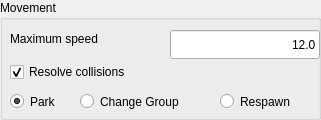
         <widget class="QGroupBox" name="groupBox">
          <property name="sizePolicy">
           <sizepolicy hsizetype="Preferred" vsizetype="Preferred">
            <horstretch>0</horstretch>
            <verstretch>0</verstretch>
           </sizepolicy>
          </property>
          <property name="minimumSize">
           <size>
            <width>321</width>
            <height>120</height>
           </size>
          </property>
          <property name="maximumSize">
           <size>
            <width>321</width>
            <height>120</height>
           </size>
          </property>
          <property name="title">
           <string>Movement</string>
          </property>
          <widget class="QLabel" name="label_6">
           <property name="geometry">
            <rect>
             <x>10</x>
             <y>30</y>
             <width>121</width>
             <height>18</height>
            </rect>
           </property>
           <property name="toolTip">
            <string>Agent speed is clamped to this.</string>
           </property>
           <property name="statusTip">
            <string>Agent speed is clamped to this.</string>
           </property>
           <property name="text">
            <string>Maximum speed</string>
           </property>
          </widget>
          <widget class="QLineEdit" name="maximumSpeedLineEdit">
           <property name="geometry">
            <rect>
             <x>170</x>
             <y>30</y>
             <width>150</width>
             <height>29</height>
            </rect>
           </property>
           <property name="toolTip">
            <string>Agent speed is clamped to this.</string>
           </property>
           <property name="statusTip">
            <string>Agent speed is clamped to this.</string>
           </property>
           <property name="inputMask">
            <string notr="true"/>
           </property>
           <property name="text">
            <string notr="true">12.0</string>
           </property>
           <property name="maxLength">
            <number>5</number>
           </property>
           <property name="alignment">
            <set>Qt::AlignRight|Qt::AlignTrailing|Qt::AlignVCenter</set>
           </property>
          </widget>
          <widget class="QCheckBox" name="resolveCollisionsCheckBox">
           <property name="geometry">
            <rect>
             <x>10</x>
             <y>60</y>
             <width>191</width>
             <height>24</height>
            </rect>
           </property>
           <property name="toolTip">
            <string>Resolve collisions between agents.</string>
           </property>
           <property name="statusTip">
            <string>Resolve collisions between agents.</string>
           </property>
           <property name="text">
            <string>Resolve collisions</string>
           </property>
           <property name="checked">
            <bool>true</bool>
           </property>
          </widget>
          <widget class="QRadioButton" name="exitPark">
           <property name="geometry">
            <rect>
             <x>10</x>
             <y>90</y>
             <width>61</width>
             <height>23</height>
            </rect>
           </property>
           <property name="toolTip">
            <string>Park agents that reach their goal outside map.</string>
           </property>
           <property name="statusTip">
            <string>Park agents that reach their goal outside map.</string>
           </property>
           <property name="text">
            <string>Park</string>
           </property>
           <property name="checked">
            <bool>true</bool>
           </property>
          </widget>
          <widget class="QRadioButton" name="exitChangeGroup">
           <property name="geometry">
            <rect>
             <x>80</x>
             <y>90</y>
             <width>131</width>
             <height>23</height>
            </rect>
           </property>
           <property name="toolTip">
            <string>Agent that reaches its goal changes to next agent group.</string>
           </property>
           <property name="statusTip">
            <string>Agent that reaches its goal changes to next agent group.</string>
           </property>
           <property name="text">
            <string>Change Group</string>
           </property>
          </widget>
          <widget class="QRadioButton" name="exitRespawn">
           <property name="geometry">
            <rect>
             <x>220</x>
             <y>90</y>
             <width>101</width>
             <height>23</height>
            </rect>
           </property>
           <property name="toolTip">
            <string>Parked agents respawn at entry area.</string>
           </property>
           <property name="statusTip">
            <string>Parked agents respawn at entry area.</string>
           </property>
           <property name="text">
            <string>Respawn</string>
           </property>
          </widget>
         </widget>
